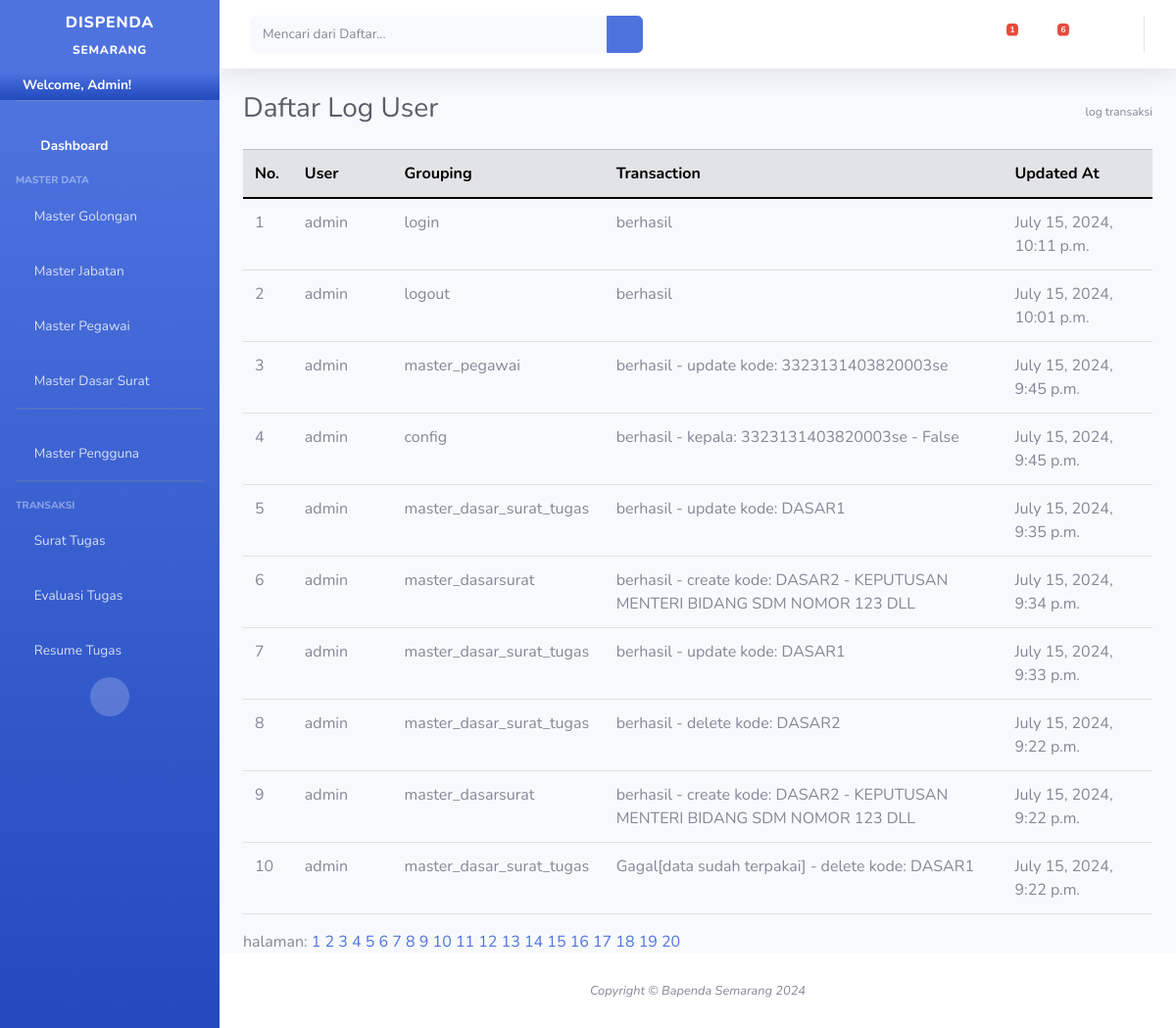
Page /logs/ (signed in) on the earlier database version.
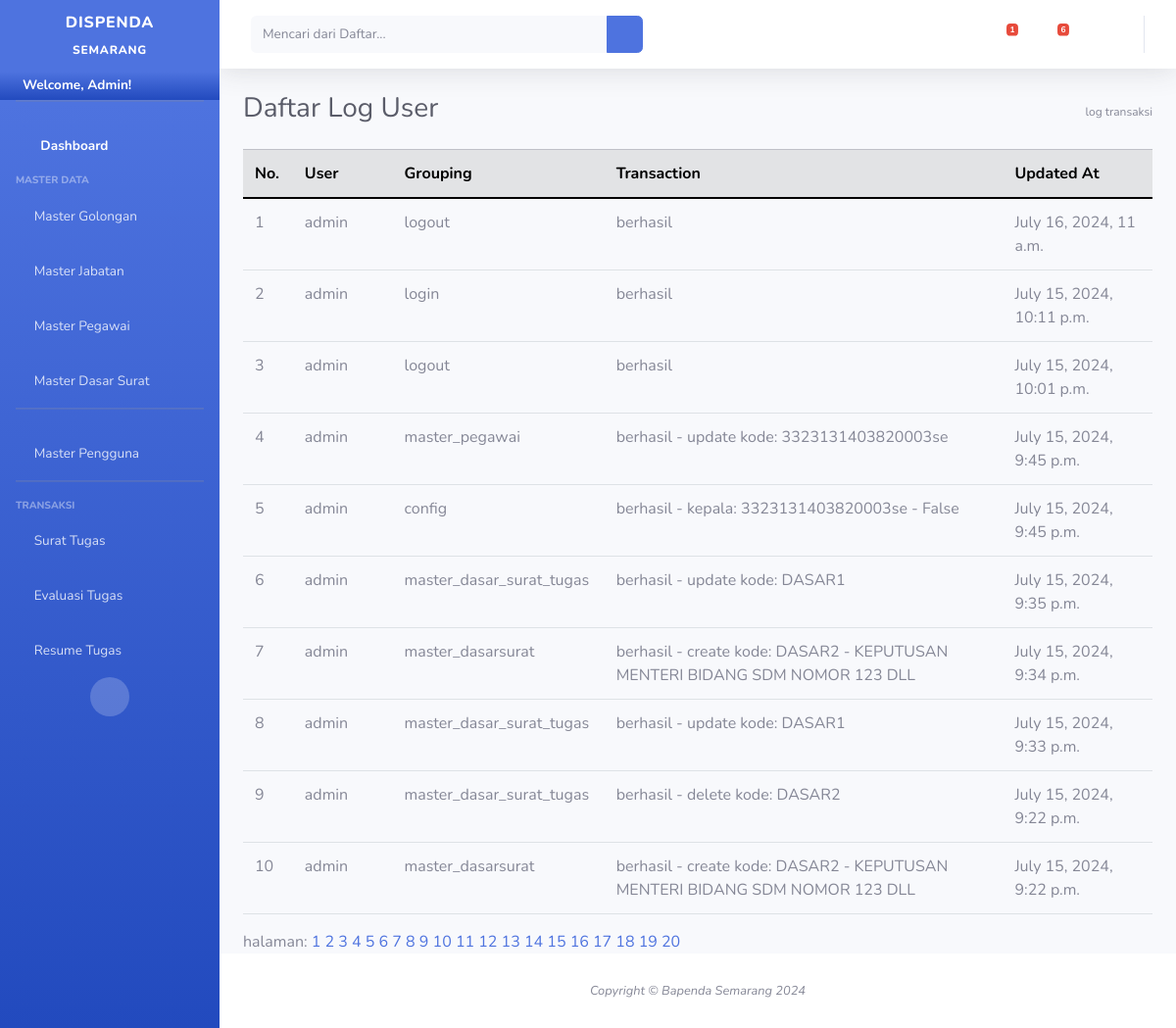
Same page on the later database version.
### surat_tugas/models.py (models this page shows, shortened)
class Pengguna(AbstractUser):
    updatedAt = models.DateTimeField(auto_now_add=True,null=True)
    updatedBy = models.CharField(max_length=20,null=True,blank=True)
    is_edit = models.BooleanField(default=False)
    is_delete = models.BooleanField(default=False)
    is_create = models.BooleanField(default=True)
    email = models.CharField(max_length=100,blank=True,null=True,unique=True)

class Logging(models.Model):
    updatedAt = models.DateTimeField(auto_now_add=True,null=True)
    user = models.ForeignKey(Pengguna,on_delete=models.RESTRICT)
    grouping = models.CharField(max_length=200,null=False,blank=True)
    transaction = models.CharField(max_length=250,null=False,blank=True,default="")

### cms/views.py (the view)
# urls.py: path('logs/',displayLog,name="displayLog"),
def displayLog(request):
	if(request.user.is_authenticated != True):
		return HttpResponseRedirect('/auth/')
	if(request.user.is_superuser !=True):
		return HttpResponseRedirect('/')
	print(request.GET.dict())
	try:
		page=request.GET['page']
	except:
		page=1
	if page==None:
		page=1
	listLogging = Logging.objects.all().order_by('-updatedAt')
	p=Paginator(listLogging,10)
	try:
		halaman = p.page(page)
	except:
		halaman = p.page(1)
	context={
		'lists':halaman,
		'paginator':p,
		'menuname':'Daftar Log User',
		'pathway':'log transaksi',
		'username':request.user.username,
		'mywebsite': '/logs/',
		'pending_surat':getPendingSurat(),
		'pending_lhe':getPendingLHE()
	}
	return render(request,'master/display_logging.html',context)

### cms/views.py (called while the page is built)
def getPendingSurat():
	return TrxSuratTugas.objects.all().filter(submit=False)

def getPendingLHE():
	return headerLHE.objects.all().filter(submit=False)

### surat_tugas/models.py (called while the page is built)
    def __str__(self):
        return self.nomor_surat

### templates/master/display_logging.html
{% extends 'base.html'%}
{% load static %}
{% block contents%}
<div style="text-wrap: wrap; overflow-x: scroll;">
<table class="table  table-hover">
     <thead class="table-secondary">
        <th style="width:50px">No.</th>
        <th style="width:100px">User</th>
        <th style="width:100px">Grouping</th>
        <th style="width:400px">Transaction</th>
        <th style="width:150px">Updated At</th>
    </thead>
    {% for list in lists%}
    <tr>
        <td>{{forloop.counter}}</td>
        <td>{{list.user.username}}</td>
        <td>{{list.grouping}}</td>
        <td>{{list.transaction}}</td>
        <td>{{list.updatedAt}}</td>
    </tr>
    {% endfor%}
</table>
</div>
<div>
    halaman:
    {% for hal in paginator.page_range%}
        <a class="button" href="{% url 'displayLog'%}?page={{hal}}">{{hal}}</a>
    {% endfor %}
</div>
{% endblock%}

### templates/base.html (shortened to what this page needs)
{% load static %}
<!DOCTYPE html>
<html lang="en">
<head>
    <link href="https://cdn.jsdelivr.net/npm/bootstrap@5.0.2/dist/css/bootstrap.min.css" rel="stylesheet">
    <link href="{% static 'vendor/fontawesome-free/css/all.min.css'%}" rel="stylesheet" type="text/css">
    <link href="{% static 'css/sb-admin-2.min.css' %}" rel="stylesheet">
</head>
<body id="page-top">
    <div id="wrapper">
        <ul class="navbar-nav bg-gradient-primary sidebar sidebar-dark accordion" id="accordionSidebar">
            <a class="sidebar-brand d-flex align-items-center justify-content-center" href="/">
                <div class="sidebar-brand-text mx-3">DISPENDA <sub>SEMARANG</sub></div>
            </a>
            <li class="nav-item ">
                <a class="bg-gradient-primary fw-bold  p-1 nav-link collapsed text-white" href="#" data-toggle="collapse" data-target="#profile"
                    aria-expanded="true" aria-controls="collapseTwo">
                    <i class="fa fa-user-circle"></i>
                    <span class="text-black">Welcome, {{user.username|title}}!</span>
                </a>
            </li>
            <hr class="sidebar-divider">
            <li class="nav-item active">
                <a class="nav-link" href="/">
                    <i class="fas fa-fw fa-tachometer-alt"></i>
                    <span>Dashboard</span></a>
            </li>
            <div class="sidebar-heading">
                Master Data
            </div>
            <li class="nav-item">
                <a class="nav-link collapsed" href="#" data-toggle="collapse" data-target="#golongan"
                    aria-expanded="true" aria-controls="collapseTwo">
                    <i class="fa fa-circle"></i>
                    <span>Master Golongan</span>
                </a>
            </li>
            <li class="nav-item">
                <a class="nav-link collapsed" href="#" data-toggle="collapse" data-target="#jabatan"
                    aria-expanded="true" aria-controls="collapseTwo">
                    <i class="fa fa-dot-circle"></i>
                    <span>Master Jabatan</span>
                </a>
            </li>
            <li class="nav-item">
                <a class="nav-link collapsed" href="#" data-toggle="collapse" data-target="#pegawai"
                    aria-expanded="true" aria-controls="collapseTwo">
                    <i class="fa fa-user-plus"></i>
                    <span>Master Pegawai</span>
                </a>
            </li>
            <li class="nav-item">
                <a class="nav-link collapsed" href="#" data-toggle="collapse" data-target="#dasarsurat"
                    aria-expanded="true" aria-controls="collapseTwo">
                    <i class="fa fa-newspaper"></i>
                    <span>Master Dasar Surat</span>
                </a>
            </li>
            <hr class="sidebar-divider">
            {% if user.is_superuser%}
            <li class="nav-item">
                <a class="nav-link collapsed" href="#" data-toggle="collapse" data-target="#pengguna"
                    aria-expanded="true" aria-controls="collapseTwo">
                    <i class="fa fa-users"></i>
                    <span>Master Pengguna</span>
                </a>
            </li>
            {%endif%}
            <hr class="sidebar-divider">
            <div class="sidebar-heading">
                Transaksi
            </div>
            <li class="nav-item">
                <a class="nav-link collapsed" href="#" data-toggle="collapse" data-target="#suratTugas"
                    aria-expanded="true" aria-controls="collapseTwo">
                    <i class="fa fa-envelope"></i>
                    <span>Surat Tugas</span>
                </a>
            </li>
            <li class="nav-item">
                <a class="nav-link collapsed" href="#" data-toggle="collapse" data-target="#evaluasiTugas"
                    aria-expanded="true" aria-controls="collapseTwo">
                    <i class="fa fa-file"></i>
                    <span>Evaluasi Tugas</span>
                </a>
            </li>
            <li class="nav-item">
                <a class="nav-link collapsed" href="#" data-toggle="collapse" data-target="#laporanTugas"
                    aria-expanded="true" aria-controls="collapseTwo">
                    <i class="fa fa-file-archive"></i>
                    <span>Resume Tugas</span>
                </a>
            </li>
            <div class="text-center d-none d-md-inline">
                <button class="rounded-circle border-0" id="sidebarToggle"></button>
            </div>
        </ul>
        <div id="content-wrapper" class="d-flex flex-column">
            <div id="content">
                <nav class="navbar navbar-expand navbar-light bg-white topbar mb-4 static-top shadow">
                    {% if mywebsite is not None %}
                    <form
                        class="d-none d-sm-inline-block form-inline mr-auto ml-md-3 my-2 my-md-0 mw-100 navbar-search">
                        <div class="input-group">
                            <input type="text" class="form-control bg-light border-0 small" placeholder="Mencari dari Daftar..."
                                aria-label="Search" aria-describedby="basic-addon2" id="coba">
                            <div class="input-group-append">
                                <button class="btn btn-primary" type="button" onclick="cobaya()">
                                    <i class="fas fa-search fa-sm"></i>
                                </button>
                            </div>
                        </div>
                    </form>
                    {% endif %}
                    <ul class="navbar-nav ml-auto">
                        <li class="nav-item dropdown no-arrow mx-1">
                            <a class="nav-link dropdown-toggle" href="#" id="messagesDropdown" role="button"
                                data-toggle="dropdown" aria-haspopup="true" aria-expanded="false">
                                <i class="fas fa-envelope fa-fw"></i>
                                {% if pending_surat.count > 0 %}
                                <span class="badge badge-danger badge-counter">{{pending_surat.count}}</span>
                                {% endif %}
                            </a>
                        </li>
                        <li class="nav-item dropdown no-arrow mx-1">
                            <a class="nav-link dropdown-toggle" href="#" id="messagesDropdown" role="button"
                                data-toggle="dropdown" aria-haspopup="true" aria-expanded="false">
                                <i class="fas fa-file fa-fw"></i>
                                {% if pending_lhe.count > 0 %}
                                <span class="badge badge-danger badge-counter">{{pending_lhe.count}}</span>
                                {% endif %}
                            </a>
                        </li>
                        <li class="nav-item dropdown no-arrow mx-1">
                            <a class="nav-link dropdown-toggle" href="#" id="messagesDropdown" role="button"
                                data-toggle="dropdown" aria-haspopup="true" aria-expanded="false">
                                <i class="fas fa-file-archive fa-fw"></i>
                            </a>
                        </li>
                    </ul>
                </nav>
                <div class="container-fluid">
                    <div class="d-sm-flex align-items-center justify-content-between mb-4">
                        <h1 class="h3 mb-0 text-gray-800">{{menuname}}</h1><sub>{{pathway}}</sub>
                    </div>
                    {% block contents%}
                    {% endblock %}
                </div>
            </div>
            <footer class="sticky-footer bg-white">
                <div class="container my-auto">
                    <div class="copyright text-center my-auto">
                        {% now "Y" as current_year %}
                        <span><i>Copyright &copy; Bapenda Semarang {% if current_year != '2024' %}2024-{%now "Y"%} {% else %}2024 {%endif%}</i></span>
                    </div>
                </div>
            </footer>
        </div>
    </div>
</body>
</html>

Differences in the rows shown:
no longer on this page (row unchanged): Logging: user.username "admin", grouping "master_dasar_surat_tugas", transaction "Gagal[data sudah terpakai] - delete kode: DASAR1", updatedAt "July 15, 2024, 9:22 p.m."
added Logging: user.username "admin", grouping "logout", transaction "berhasil", updatedAt "July 16, 2024, 11 a.m."
